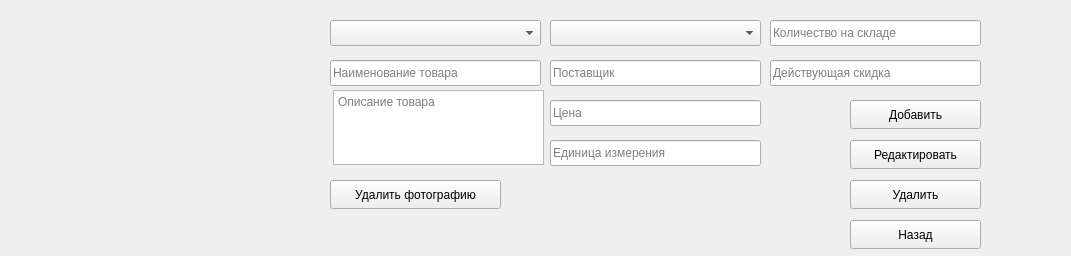
<?xml version="1.0" encoding="UTF-8"?>
<ui version="4.0">
 <class>Form</class>
 <widget class="QWidget" name="Form">
  <property name="geometry">
   <rect>
    <x>0</x>
    <y>0</y>
    <width>1071</width>
    <height>256</height>
   </rect>
  </property>
  <property name="windowTitle">
   <string>Добавление товара</string>
  </property>
  <property name="windowIcon">
   <iconset>
    <normaloff>../../Desktop/Дем 2026 задание/Модуль 1/import/Icon.ico</normaloff>../../Desktop/Дем 2026 задание/Модуль 1/import/Icon.ico</iconset>
  </property>
  <widget class="QLabel" name="photoLabel">
   <property name="geometry">
    <rect>
     <x>10</x>
     <y>10</y>
     <width>300</width>
     <height>200</height>
    </rect>
   </property>
   <property name="minimumSize">
    <size>
     <width>300</width>
     <height>200</height>
    </size>
   </property>
   <property name="maximumSize">
    <size>
     <width>300</width>
     <height>200</height>
    </size>
   </property>
   <property name="text">
    <string/>
   </property>
   <property name="pixmap">
    <pixmap>../../Desktop/Дем 2026 задание/Модуль 1/import/picture.png</pixmap>
   </property>
   <property name="scaledContents">
    <bool>true</bool>
   </property>
   <property name="alignment">
    <set>Qt::AlignmentFlag::AlignCenter</set>
   </property>
  </widget>
  <widget class="QLineEdit" name="discountEdit">
   <property name="geometry">
    <rect>
     <x>770</x>
     <y>60</y>
     <width>211</width>
     <height>26</height>
    </rect>
   </property>
   <property name="inputMask">
    <string/>
   </property>
   <property name="placeholderText">
    <string>Действующая скидка</string>
   </property>
  </widget>
  <widget class="QLineEdit" name="unitEdit">
   <property name="geometry">
    <rect>
     <x>550</x>
     <y>140</y>
     <width>211</width>
     <height>26</height>
    </rect>
   </property>
   <property name="placeholderText">
    <string>Единица измерения</string>
   </property>
  </widget>
  <widget class="QLineEdit" name="countEdit">
   <property name="geometry">
    <rect>
     <x>770</x>
     <y>20</y>
     <width>211</width>
     <height>26</height>
    </rect>
   </property>
   <property name="inputMask">
    <string/>
   </property>
   <property name="placeholderText">
    <string>Количество на складе</string>
   </property>
  </widget>
  <widget class="QLineEdit" name="nameEdit">
   <property name="geometry">
    <rect>
     <x>330</x>
     <y>60</y>
     <width>211</width>
     <height>26</height>
    </rect>
   </property>
   <property name="inputMask">
    <string/>
   </property>
   <property name="placeholderText">
    <string>Наименование товара</string>
   </property>
  </widget>
  <widget class="QLineEdit" name="supplierEdit">
   <property name="geometry">
    <rect>
     <x>550</x>
     <y>60</y>
     <width>211</width>
     <height>26</height>
    </rect>
   </property>
   <property name="inputMask">
    <string/>
   </property>
   <property name="placeholderText">
    <string>Поставщик</string>
   </property>
  </widget>
  <widget class="QLineEdit" name="priceEdit">
   <property name="geometry">
    <rect>
     <x>550</x>
     <y>100</y>
     <width>211</width>
     <height>26</height>
    </rect>
   </property>
   <property name="inputMask">
    <string/>
   </property>
   <property name="placeholderText">
    <string>Цена</string>
   </property>
  </widget>
  <widget class="QComboBox" name="categoryComboBox">
   <property name="geometry">
    <rect>
     <x>330</x>
     <y>20</y>
     <width>211</width>
     <height>26</height>
    </rect>
   </property>
   <property name="placeholderText">
    <string>Категория товара</string>
   </property>
  </widget>
  <widget class="QPushButton" name="deleteButton">
   <property name="geometry">
    <rect>
     <x>850</x>
     <y>180</y>
     <width>131</width>
     <height>29</height>
    </rect>
   </property>
   <property name="text">
    <string>Удалить</string>
   </property>
  </widget>
  <widget class="QPushButton" name="addButton">
   <property name="geometry">
    <rect>
     <x>850</x>
     <y>100</y>
     <width>131</width>
     <height>29</height>
    </rect>
   </property>
   <property name="text">
    <string>Добавить</string>
   </property>
  </widget>
  <widget class="QPushButton" name="editButton">
   <property name="geometry">
    <rect>
     <x>850</x>
     <y>140</y>
     <width>131</width>
     <height>29</height>
    </rect>
   </property>
   <property name="text">
    <string>Редактировать</string>
   </property>
  </widget>
  <widget class="QPushButton" name="exitButton">
   <property name="geometry">
    <rect>
     <x>850</x>
     <y>220</y>
     <width>131</width>
     <height>29</height>
    </rect>
   </property>
   <property name="text">
    <string>Назад</string>
   </property>
  </widget>
  <widget class="QComboBox" name="producerComboBox">
   <property name="geometry">
    <rect>
     <x>550</x>
     <y>20</y>
     <width>211</width>
     <height>26</height>
    </rect>
   </property>
   <property name="placeholderText">
    <string>Производитель</string>
   </property>
  </widget>
  <widget class="QTextEdit" name="descriptionEdit">
   <property name="geometry">
    <rect>
     <x>333</x>
     <y>90</y>
     <width>211</width>
     <height>75</height>
    </rect>
   </property>
   <property name="placeholderText">
    <string>Описание товара</string>
   </property>
  </widget>
  <widget class="QPushButton" name="deletePhotoButton">
   <property name="geometry">
    <rect>
     <x>330</x>
     <y>180</y>
     <width>171</width>
     <height>29</height>
    </rect>
   </property>
   <property name="text">
    <string>Удалить фотографию</string>
   </property>
  </widget>
 </widget>
 <resources/>
 <connections/>
</ui>
